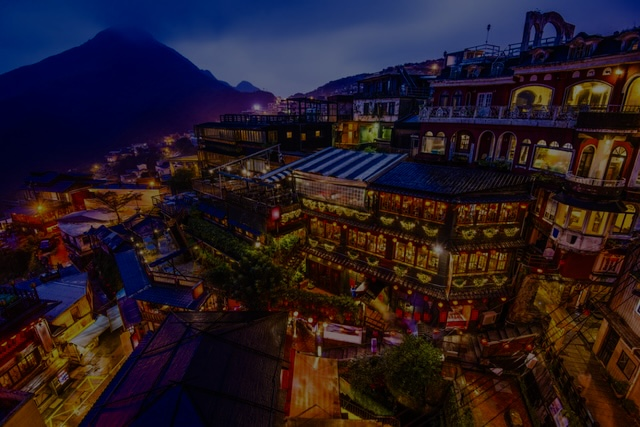
#> input picture lab02/histogram.jpg, 640 x 427 px
$ python lab02.py
#> lines starting #> are read from the running program, lines starting #| are printed output that depends on the picture
#> in main, img is the input picture: shape (427, 640, 3); mean B, G, R 35.7, 26.3, 38.6
import cv2
import numpy as np

def bgr_histogram(img):
    height = img.shape[0]
#> height = 427
    width = img.shape[1]
#> width = 640
    new_image = np.zeros((height, width, img.shape[2])).astype(np.uint8)

    """for h in range(height):
        for w in range(width):
            new_image[h,w,2] = img[h,w,2]"""


    for c in range(3):
        histo = np.zeros(256,dtype=np.float16)
        for h in range(height):
            for w in range(width):
                h_value = img[h,w,c]
                histo[h_value] += 1

        total_pixel = height * width
        sum = 0
        for i in range(256):
            sum += histo[i]

        p = 1/sum
        norm_histogram = np.zeros(256,dtype=np.float16)

        # equalize
        norm_histogram[0] = histo[0]*p
        #print(norm_histogram[0])
        for i in range(1,256):
            norm_histogram[i] = norm_histogram[i-1]+histo[i]*p
            #print(c,norm_histogram[i])
        for i in range(256):
            norm_histogram[i] = round(256*norm_histogram[i])
        # remap
        for h in range(height):
            for w in range(width):
                g = img[h,w,c]
                new_image[h,w,c]= norm_histogram[g]
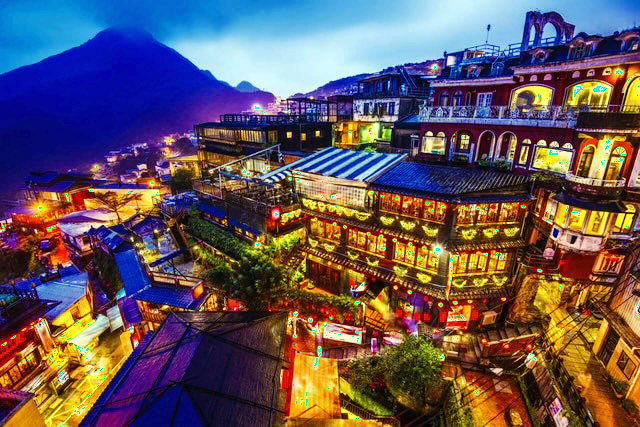
#> new_image: shape (427, 640, 3); mean B, G, R 90.6, 85.1, 100.7

    return new_image


def hsv_histogram(img):
    histo = np.zeros((256,),dtype=np.float16)
    height = img.shape[0]
#> height = 427
    width = img.shape[1]
#> width = 640
    new_image = np.zeros((height, width, img.shape[2])).astype(np.uint8)
    for h in range(height):
        for w in range(width):
            h_value = img[h,w]
            histo[h_value] += 1
#> after the loop, histo = 256 values, max 2048 at index 0, min 0 at index 147, mean 978

    total_pixel = height * width
#> total_pixel = 273280
    p = 1/total_pixel
#> p = 3.66e-06
    norm_histogram = np.zeros((256,),dtype=np.float16)

    # equalize
    norm_histogram[0] = histo[0]*p
    for i in range(1,256):
        norm_histogram[i] = norm_histogram[i-1]+histo[i]*p
#> after the loop, norm_histogram = 256 values from 0.0075 to 0.912
    for i in range(256):
        norm_histogram[i] = round(255*norm_histogram[i])
#> after the loop, norm_histogram = 256 values from 2 to 232

    # remap
    for h in range(height):
        for w in range(width):
            g = img[h,w]
            new_image[h,w] = norm_histogram[g]
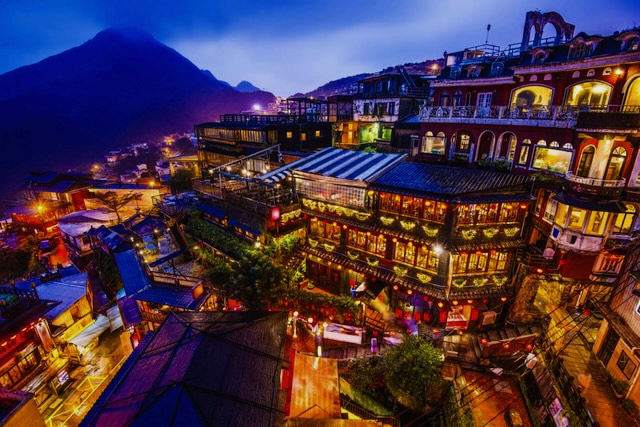
#> new_image: shape (427, 640, 3); mean B, G, R 68.9, 52, 74.9

    return new_image


def main():
    img = cv2.imread("histogram.jpg")
    new_img = bgr_histogram(img)
    newer_img = hsv_histogram(img)
    cv2.imshow("Original",img)
    cv2.imshow("bgrhisto",new_img)
    cv2.imshow("histo",newer_img)

    cv2.waitKey(0)
    cv2.destroyAllWindows()

if __name__ == '__main__':
    main()

$ run again, with lab02/otsu.jpg copied over lab02/histogram.jpg
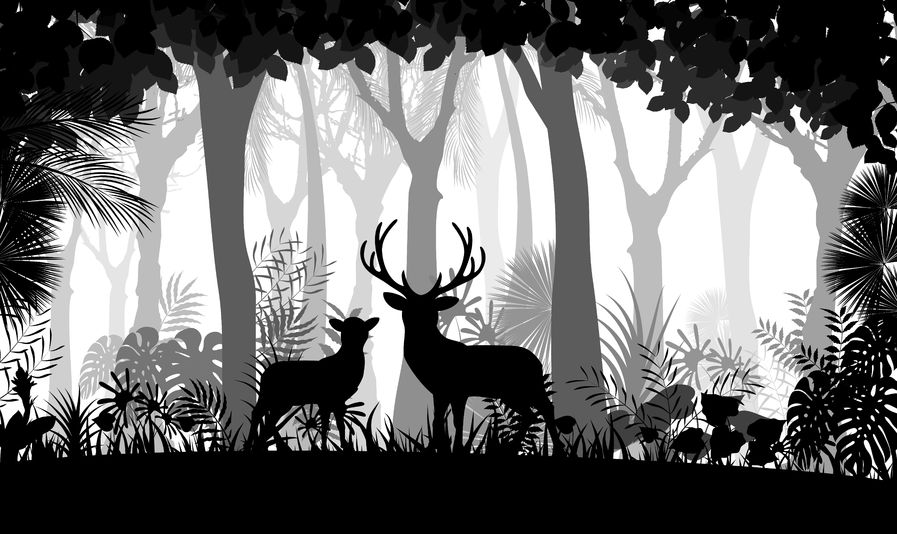
#> input picture lab02/otsu.jpg, 897 x 534 px
#> in main, img is the input picture: shape (534, 897, 3); min 0, max 255, mean 109.5
#> after the loop in bgr_histogram, `for c in range(3):`:
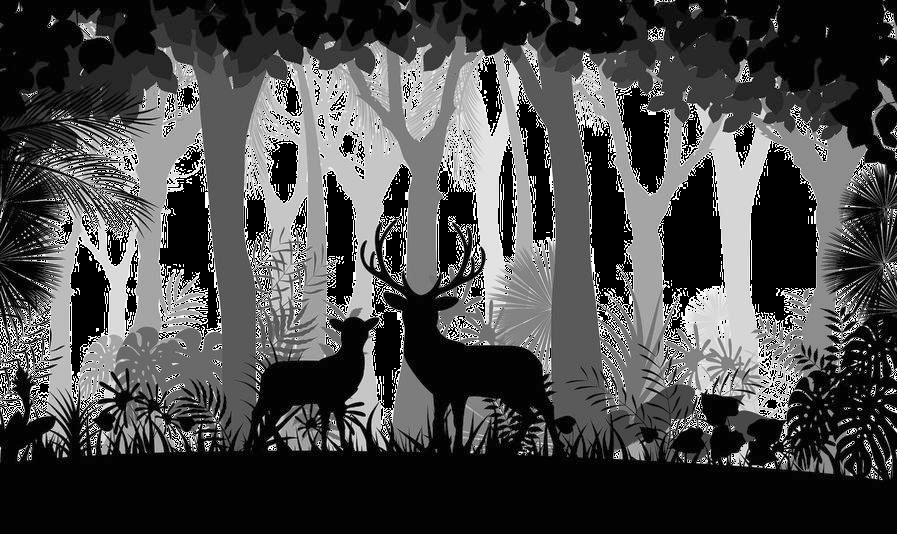
#> new_image: shape (534, 897, 3); min 0, max 254, mean 72.9
#> after the loop in hsv_histogram, `for h in range(height):`: histo = 256 values, max 2048 at index 0, min 270 at index 106, mean 873
#> after the loop in hsv_histogram, `for i in range(1,256):`: norm_histogram = 256 values from 0.00428 to 0.469
#> after the loop in hsv_histogram, `for i in range(256):`: norm_histogram = 256 values from 1 to 120
#> after the loop in hsv_histogram, `for h in range(height):`:
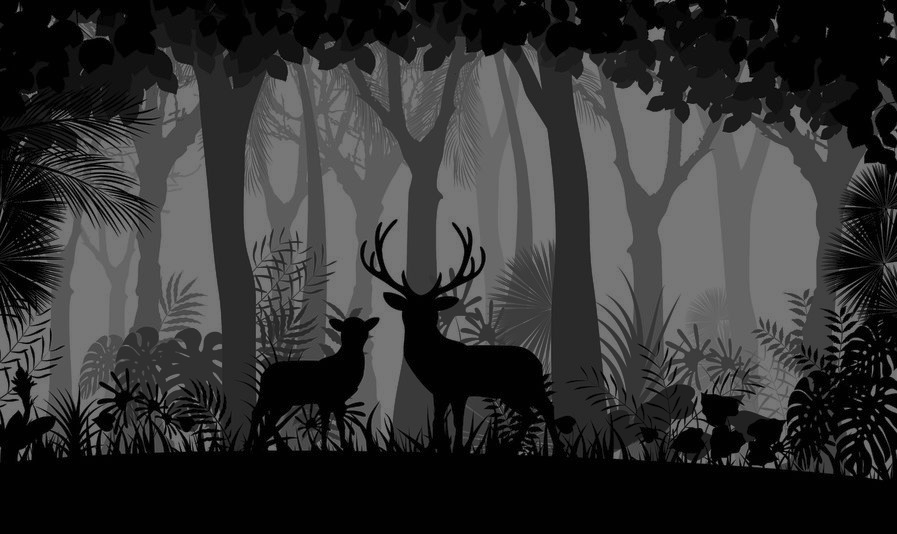
#> new_image: shape (534, 897, 3); min 1, max 120, mean 50
